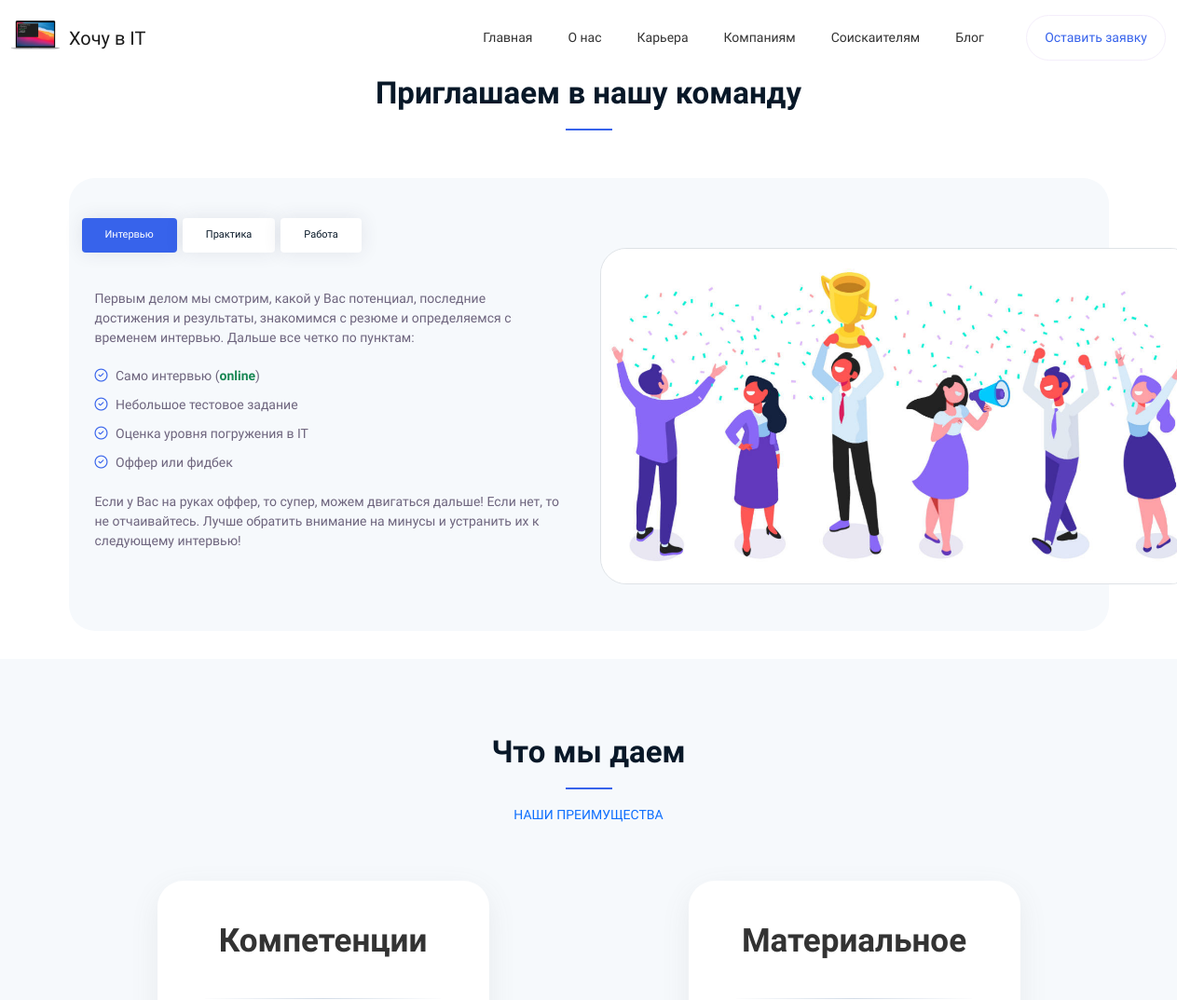
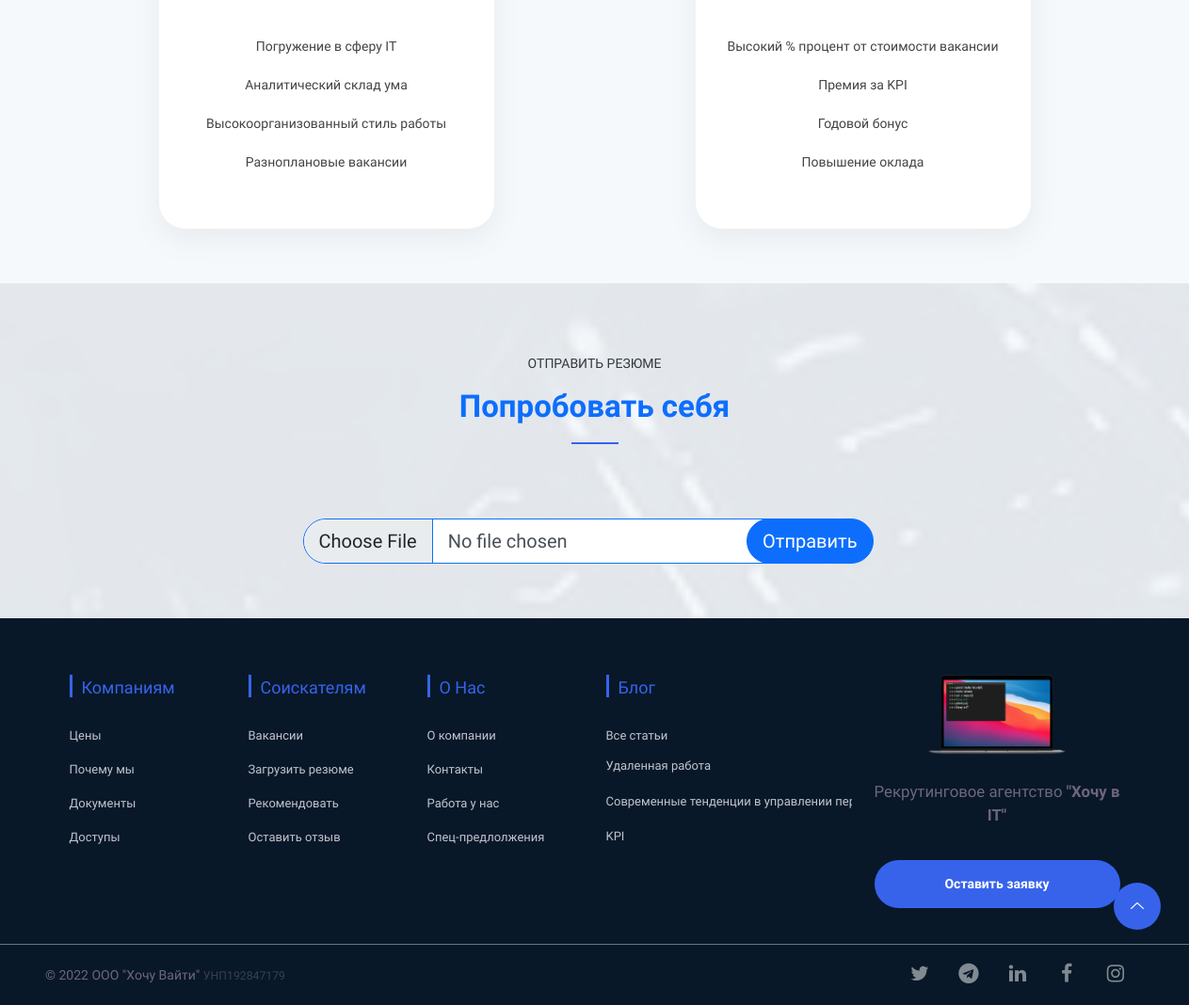
The app's page /join/ with its own data (2 pictures, top to bottom).
### blog/models.py (models this page shows, shortened)
class Post(models.Model):
    title = models.CharField(max_length=200, unique=True)
    text = models.TextField(default='http://127.0.0.1:8000/media/django-summernote/2022-09-17/fafea17e-9d29-42d6-8d6a-7eaf6d03017e.jpg')
    slug = models.SlugField(max_length=200, unique=True)
    author = models.ForeignKey(User, on_delete= models.CASCADE,related_name='blog_posts')
    updated_on = models.DateTimeField(auto_now= True)
    content = models.TextField()
    created_on = models.DateTimeField(default=timezone.now)
    status = models.IntegerField(choices=STATUS, default=0)
    class Meta:
        ordering = ['-created_on']

### blog/views.py (the view)
# urls.py: path('join/', views.PostListJoin.as_view(), name='join'),
class PostListJoin(generic.ListView):
    queryset = Post.objects.filter(status=1).order_by('-created_on')[:3]
    template_name = 'join.html'

### templates/join.html (shortened to what this page needs)
<!DOCTYPE html>
{% load static %}
<html class="no-js" lang="ru">
<head>
    <link href="https://cdn.jsdelivr.net/npm/bootstrap@5.2.0/dist/css/bootstrap.min.css" rel="stylesheet">
    <link rel="stylesheet" href="{% static 'css/bootstrap.min.css' %}">
    <link rel="stylesheet" href="{% static 'css/LineIcons.2.0.css' %}">
    <link rel="stylesheet" href="{% static 'css/animate.css' %}">
    <link rel="stylesheet" href="{% static 'css/tiny-slider.css' %}">
    <link rel="stylesheet" href="{% static 'css/glightbox.min.css' %}">
    <link rel="stylesheet" href="{% static 'css/main.css' %}">
    <link rel="stylesheet" href="https://cdnjs.cloudflare.com/ajax/libs/font-awesome/4.7.0/css/font-awesome.css">
    <link rel="stylesheet" href="https://cdn.jsdelivr.net/npm/bootstrap-icons@1.8.0/font/bootstrap-icons.css">
</head>
<body>
    <header class="header">
        <div class="navbar-area">
            <div class="container-fluid">
                <div class="row align-items-center">
                    <div class="col-lg-12">
                        <nav class="navbar navbar-expand-lg">
                            <a class="navbar-brand logo" href="{% url 'home' %}">
                                <img class="logo1" src="{% static 'images/logo/big-logo.png' %}" alt="Logo" style="margin-top: -10px;" />
                                &nbsp;Хочу в IT
                            </a>
                            <div class="collapse navbar-collapse sub-menu-bar" id="navbarSupportedContent">
                                <ul id="nav" class="navbar-nav ml-auto">
                                    <li class="nav-item"><a href="{% url 'home' %}">Главная</a></li>
                                    <li class="nav-item"><a href="{% url 'about' %}">О нас</a></li>
                                    <li class="nav-item"><a href="{% url 'join' %}">Карьера</a></li>
                                    <li class="nav-item"><a href="#">Компаниям</a>
                                    </li>
                                    <li class="nav-item"><a href="#">Соискаителям</a>
                                    </li>
                                    <li class="nav-item"><a href="#">Блог</a>
                                    </li>
                                </ul>
                            <div class="button">
                                <a class="btn" data-bs-toggle="modal" data-bs-target="#exampleModal">Оставить заявку</a>
                            </div>
                            </div>
                        </nav>
                    </div>
                </div>
            </div>
        </div>
    </header>
   <div class="toast-container position-fixed top-0 end-0 p-3">
</div>
    <div class="latest-news-area section">
        <div class="container">
            <div class="row">
                <div class="col-12">
                    <div class="section-title">
                        <h2 class="wow fadeInUp" data-wow-delay=".3s">Приглашаем в нашу команду</h2>
                    </div>
                </div>
            </div>
    <section class="about-us section" style="margin-top: -28px; border-radius: 2em;">
        <div class="container">
            <div class="row">
                <div class="col-lg-6 col-12">
                    <div class="about-left  mx-3" style="margin-top: -32px;">
                        <div class="about-tab wow fadeInUp" data-wow-delay=".4s">
                            <ul class="nav nav-tabs" id="myTab" role="tablist" style="margin-left: -12px; margin-right: -40px;">
                                <li class="nav-item"><a class="nav-link active" data-toggle="tab" href="#t-tab1"
                                        role="tab" style="margin-left:-2px; margin-right:-2px; font-size: 11px;">Интервью</a></li>
                                <li class="nav-item"><a class="nav-link" data-toggle="tab" href="#t-tab2"
                                        role="tab" style="margin-left:-2px; margin-right:-2px; font-size: 11px;">Практика</a></li>
                                <li class="nav-item"><a class="nav-link" data-toggle="tab" href="#t-tab3"
                                        role="tab" style="margin-left:-2px; margin-right:-2px; font-size: 11px;">Работа</a></li>
                            </ul>
                            <div class="tab-content" id="myTabContent">
                                <div class="tab-pane fade show active" id="t-tab1" role="tabpanel">
                                    <div class="tab-content">
                                        <p>Первым делом мы смотрим, какой у Вас потенциал, последние достижения и результаты, знакомимся с резюме и определяемся с временем интервью. Дальше все четко по пунктам:</p>
                                        <ul>
                                            <li><i class="lni lni-checkmark-circle"></i> Само интервью (<strong class="text-success">online</strong>)</li>
                                            <li><i class="lni lni-checkmark-circle"></i> Небольшое тестовое задание</li>
                                            <li><i class="lni lni-checkmark-circle"></i> Оценка уровня погружения в IT</li>
                                            <li><i class="lni lni-checkmark-circle"></i> Оффер или фидбек</li>
                                        </ul>
                                        <br>
                                        <p>Если у Вас на руках оффер, то супер, можем двигаться дальше! Если нет, то не отчаивайтесь. Лучше обратить внимание на минусы и устранить их к следующему интервью!</p>
                                    </div>
                                </div>
                            </div>
                        </div>
                    </div>
                </div>
                <div class="col-lg-6 col-12">
                    <div class="about-right wow fadeInRight" data-wow-delay=".4s">
                        <img src="{% static 'images/join-img.jpg' %}" width="120%" class="border border-1" style="border-color: #9187a4; border-radius: 2em" alt="#">
                    </div>
                </div>
            </div>
        </div>
    </section>
        </div>
    </div>
    <section class="pricing-table section" style="margin-top: -20px;">
        <div class="container">
                    <div class="section-title">
                        <h2 class="wow fadeInUp" data-wow-delay=".4s">Что мы даем</h2>
                        <span class="text-primary wow fadeInDown" data-wow-delay=".2s" style="visibility: visible; animation-delay: 0.2s; animation-name: fadeInDown;">наши преимущества</span>
                    </div>
            <div class="row" style="margin-top: -30px">
                <div class="col-lg-1 col-12"></div>
                <div class="col-lg-4 col-md-6 col-12 mb-2">
                    <div class="single-table wow fadeInUp" data-wow-delay=".2s" style="border-radius: 2em">
                        <div class="table-head">
                            <div class="price">
                                <p class="amount" style="margin-top:-21px">Компетенции</p>
                            </div>
                        </div>
                        <ul class="table-list">
                            <li> Погружение в сферу IT</li>
                            <li> Аналитический склад ума </li>
                            <li> Высокоорганизованный стиль работы</li>
                            <li> Разноплановые вакансии </li>
                        </ul>
                    </div>
                </div>
                <div class="col-lg-4 col-md-6 col-12 offset-lg-2 mb-2">
                    <div class="single-table wow fadeInUp" data-wow-delay=".4s" style="border-radius: 2em">
                        <div class="table-head">
                            <div class="price">
                                <p class="amount" style="margin-top:-21px">Материальное</p>
                            </div>
                        </div>
                        <ul class="table-list">
                            <li> Высокий % процент от стоимости вакансии </li>
                            <li> Премия за KPI </li>
                            <li> Годовой бонус</li>
                            <li> Повышение оклада</li>
                        </ul>
                    </div>
                </div>
                <div class="col-lg-1 col-12"></div>
            </div>
        </div>
    </section>
    <section class="section free-version-banner-2 vh-50">
        <div class="container">
                    <div class="section-title">
                        <span class="text-dark wow fadeInDown" data-wow-delay=".2s" style="visibility: visible; animation-delay: 0.2s; animation-name: fadeInDown;">отправить резюме</span>
                        <h2 class="text-primary wow fadeInUp" data-wow-delay=".4s" style="visibility: visible; animation-delay: 0.4s; animation-name: fadeInUp;">Попробовать себя</h2>
                    </div>
            <div class="row align-items-center container my-2">
                                <div class="col-12 text-center">
                                    <div class="container" style="max-width: 640px">
                                    <form method="post" enctype="multipart/form-data">
                                    <div class="input-group has-validation">
                                            <input type="file" class="form-control border border-1 border-primary form-control-lg" name="myfile" style="border-radius:2em; margin-left: 10px;"  aria-describedby="button-addon2">
                                            <button class="btn btn-primary btn-lg" type="submit" style="border-radius:2em; margin-left: -60px;" id="button-addon2">Отправить</button>
                                    </div>
                                    </form>
                                    </div>
                                </div>
            </div>
        </div>
    </section>
   <footer class="footer">
        <div class="footer-middle">
            <div class="container">
                <div class="row">
                    <div class="col-lg-2 col-md-4 col-sm-12">
                        <div class="single-footer f-link">
                            <h3>Компаниям</h3>
                            <ul>
                                <li><a href="{% url 'price' %}">Цены</a></li>
                                <li><a href="{% url 'about' %}">Почему мы</a></li>
                                <li><a href="{% url 'docs' %}">Документы</a></li>
                                <li><a href="#">Доступы</a></li>
                            </ul>
                        </div>
                    </div>
                    <div class="col-lg-2 col-md-4 col-sm-12">
                        <div class="single-footer f-link">
                            <h3>Соискателям</h3>
                            <ul>
                                <li><a href="{% url 'vacancy' %}">Вакансии</a></li>
                                <li><a href="{% url 'upload' %}">Загрузить резюме</a></li>
                                <li><a href="{% url 'invite' %}">Рекомендовать</a></li>
                                <li><a href="#">Оставить отзыв</a></li>
                            </ul>
                        </div>
                    </div>
                    <div class="col-lg-2 col-md-4 col-sm-12">
                        <div class="single-footer f-link">
                            <h3>О нас</h3>
                            <ul>
                                <li><a href="{% url 'about' %}">О компании</a></li>
                                <li><a href="{% url 'about' %}#contacts">Контакты</a></li>
                                <li><a href="{% url 'join' %}">Работа у нас</a></li>
                                <li><a href="#">Спец-предлолжения</a></li>
                            </ul>
                        </div>
                    </div>
                    <div class="col-lg-3 col-md-4 col-sm-12">
                        <div class="single-footer f-link text-truncate">
                            <h3>Блог</h3>
                            <ul>
                                <li><a href="{% url 'blog' %}" style="margin-top: -4px">Все статьи</a></li>
                                        {% for post in post_list %}
                                <li><a href="{% url 'blog' %}?postid={{ post.id }}" class=" text-truncate" style="margin-top: -3px">{{ post.title }}</a></li>
                                        {% endfor %}
                            </ul>
                        </div>
                    </div>
                    <div class="col-lg-3 col-md-6 col-sm-12">
                        <div class="f-about single-footer text-center">
                            <div class="logo">
                                <a href="{% url 'home' %}" class="text-center"><img src="{% static 'images/logo/big-logo.png' %}" alt="Logo" style="width: 56%"></a>
                            </div>
                            <span class="text-center"><big>Рекрутинговое агентство <strong>"Хочу в IT"</strong> </big></span>
                            <div class="footer-social">
                                        <div class="button w-100">
            <a class="btn w-100" data-bs-toggle="modal" data-bs-target="#exampleModal">Оставить заявку</a>
        </div>
                            </div>
                        </div>
                    </div>
                </div>
            </div>
        </div>
        <div class="footer-bottom">
            <div class="d-flex flex-column flex-md-row justify-content-between mx-auto py-2 mt-2 border-top border-secondary">
<ul class="d-flex justify-content-center order-md-last social-icons my-auto mx-5" style="margin-top: -12px">
              <li  data-bs-toggle="tooltip" data-bs-placement="top" title="Twitter"><a class="twitter" href="https://twitter.com/want2it"><i class="fa fa-twitter fa-lg"></i></a></li>
              <li  data-bs-toggle="tooltip" data-bs-placement="top" title="Telegram"><a class="telegram" href="https://t.me/want2it"><i class="fa fa-telegram fa-lg"></i></a></li>
              <li  data-bs-toggle="tooltip" data-bs-placement="top" title="Linkedin"><a class="linkedin" href="https://linkedin.com/company/want2it/"><i class="fa fa-linkedin fa-lg"></i></a></li>
              <li  data-bs-toggle="tooltip" data-bs-placement="top" title="Facebook"><a class="facebook" href="https://facebook.com/want2it.online/"><i class="fa fa-facebook fa-lg"></i></a></li>
              <li  data-bs-toggle="tooltip" data-bs-placement="top" title="Instagram"><a class="instagram" href="https://instagram.com/want2it/"><i class="fa fa-instagram fa-lg"></i></a></li>
            </ul>
      <p class="my-auto mx-5 text-center">&copy; 2022 <span class="lang-49" data-label="LLC 'Want 2 IT'">ООО "Хочу Вайти"</span> <small style="opacity: 0.5">УНП192847179</small></p>
      </div>
        </div>
    </footer>
    <a href="#" class="scroll-top btn-hover">
        <i class="lni lni-chevron-up"></i>
    </a>
</body>
</html>

### records on screen
Post: title "Удаленная работа"
Post: title "Современные тенденции в управлении п…"
Post: title "KPI"
